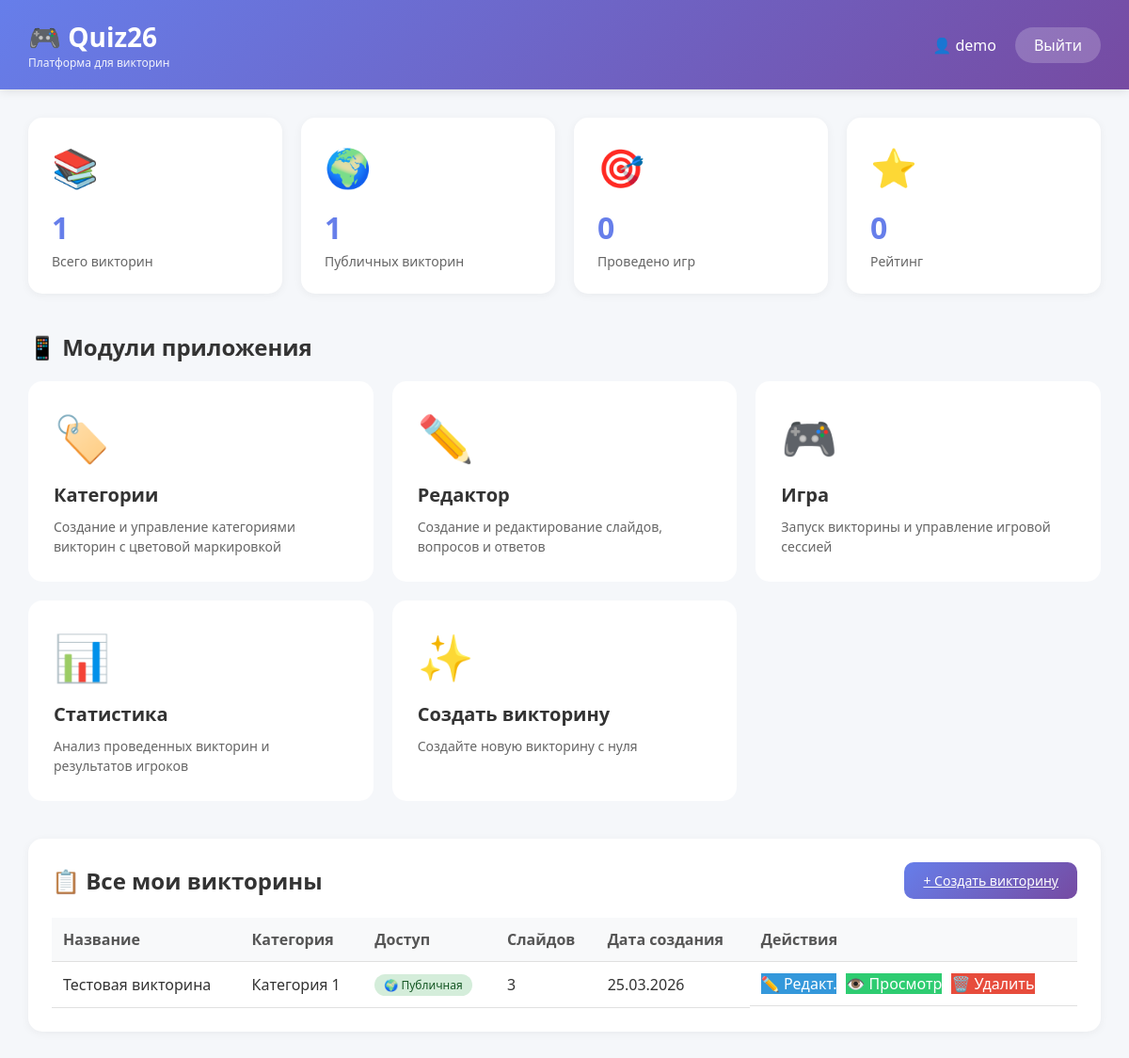
/dashboard.php (signed in), run on the app's committed database.
### tables this page shows
CREATE TABLE `quizzes` (
  `id` int(10) UNSIGNED NOT NULL,
  `user_id` int(10) UNSIGNED NOT NULL,
  `category_id` int(10) UNSIGNED DEFAULT NULL,
  `title` varchar(255) NOT NULL,
  `description` text DEFAULT NULL,
  `is_public` tinyint(1) DEFAULT 0,
  `tags` varchar(255) DEFAULT NULL,
  `slide_duration` int(10) UNSIGNED DEFAULT 30,
  `background_music` varchar(255) DEFAULT NULL,
  `created_at` timestamp NOT NULL DEFAULT current_timestamp(),
  `updated_at` timestamp NOT NULL DEFAULT current_timestamp() ON UPDATE current_timestamp()
);

### dashboard.php (the view, shortened to what this page needs)
<?php
require_once 'config/database.php';
$username = $_SESSION['username'];
$user_id = $_SESSION['user_id'];
$stats = [
    'total_quizzes' => 0,
    'public_quizzes' => 0,
    'total_games' => 0
];
$stmt = $conn->prepare("SELECT COUNT(*) as count FROM quizzes WHERE user_id = ?");
$stmt->bind_param("i", $user_id);
$stmt->execute();
$result = $stmt->get_result();
$stats['total_quizzes'] = $result->fetch_assoc()['count'];
$stmt = $conn->prepare("SELECT COUNT(*) as count FROM quizzes WHERE user_id = ? AND is_public = 1");
$stmt->bind_param("i", $user_id);
$stmt->execute();
$result = $stmt->get_result();
$stats['public_quizzes'] = $result->fetch_assoc()['count'];
$all_quizzes = [];
$stmt = $conn->prepare("SELECT * FROM quizzes WHERE user_id = ? ORDER BY created_at DESC");
$stmt->bind_param("i", $user_id);
$stmt->execute();
$result = $stmt->get_result();
while ($row = $result->fetch_assoc()) {
    $all_quizzes[] = $row;
}
?>
<!DOCTYPE html>
<html lang="ru">
<head>
</head>
<body>
    <div class="header">
        <div class="header-content">
            <div class="logo" onclick="window.location.href='dashboard.php'" style="cursor: pointer;">
                <h1>🎮 Quiz26</h1>
                <p>Платформа для викторин</p>
            </div>
            <div class="user-info">
                <span class="user-name">👤 <?php echo htmlspecialchars($username); ?></span>
                <a href="logout.php" class="logout-btn">Выйти</a>
            </div>
        </div>
    </div>
    <div class="container">
        <div class="stats-grid">
            <div class="stat-card">
                <div class="stat-icon">📚</div>
                <div class="stat-value"><?php echo $stats['total_quizzes']; ?></div>
                <div class="stat-label">Всего викторин</div>
            </div>
            <div class="stat-card">
                <div class="stat-icon">🌍</div>
                <div class="stat-value"><?php echo $stats['public_quizzes']; ?></div>
                <div class="stat-label">Публичных викторин</div>
            </div>
            <div class="stat-card">
                <div class="stat-icon">🎯</div>
                <div class="stat-value"><?php echo $stats['total_games']; ?></div>
                <div class="stat-label">Проведено игр</div>
            </div>
            <div class="stat-card">
                <div class="stat-icon">⭐</div>
                <div class="stat-value">0</div>
                <div class="stat-label">Рейтинг</div>
            </div>
        </div>
        <div class="modules-section">
            <h2 class="section-title">📱 Модули приложения</h2>
            <div class="modules-grid">
                <a href="#" class="module-card" onclick="showPlaceholder('Управление категориями')">
                    <div class="module-icon">🏷️</div>
                    <div class="module-title">Категории</div>
                    <div class="module-description">Создание и управление категориями викторин с цветовой маркировкой</div>
                </a>
                <a href="#" class="module-card" onclick="showPlaceholder('Редактор викторин')">
                    <div class="module-icon">✏️</div>
                    <div class="module-title">Редактор</div>
                    <div class="module-description">Создание и редактирование слайдов, вопросов и ответов</div>
                </a>
                <a href="#" class="module-card" onclick="showPlaceholder('Проведение игры')">
                    <div class="module-icon">🎮</div>
                    <div class="module-title">Игра</div>
                    <div class="module-description">Запуск викторины и управление игровой сессией</div>
                </a>
                <a href="#" class="module-card" onclick="showPlaceholder('Статистика')">
                    <div class="module-icon">📊</div>
                    <div class="module-title">Статистика</div>
                    <div class="module-description">Анализ проведенных викторин и результатов игроков</div>
                </a>
                <a href="create_quiz.php" class="module-card">
                    <div class="module-icon">✨</div>
                    <div class="module-title">Создать викторину</div>
                    <div class="module-description">Создайте новую викторину с нуля</div>
                </a>
            </div>
        </div>
        <div class="quizzes-section">
            <div class="quizzes-header">
                <h2 class="section-title" style="margin-bottom: 0;">📋 Все мои викторины</h2>
                <a href="create_quiz.php" class="btn-create">+ Создать викторину</a>
            </div>
            <div class="quizzes-table">
                <?php if (empty($all_quizzes)): ?>
                    <div class="empty-state">
                        <p>😊 У вас пока нет викторин</p>
                        <p style="font-size: 14px; margin-top: 10px;">Нажмите "Создать викторину", чтобы начать</p>
                    </div>
                <?php else: ?>
                    <table>
                        <thead>
                            <tr>
                                <th>Название</th>
                                <th>Категория</th>
                                <th>Доступ</th>
                                <th>Слайдов</th>
                                <th>Дата создания</th>
                                <th>Действия</th>
                            </tr>
                        </thead>
                        <tbody>
                            <?php foreach ($all_quizzes as $quiz):
                                $count_stmt = $conn->prepare("SELECT COUNT(*) as count FROM slides WHERE quiz_id = ?");
                                $count_stmt->bind_param("i", $quiz['id']);
                                $count_stmt->execute();
                                $count_result = $count_stmt->get_result();
                                $slide_count = $count_result->fetch_assoc()['count'];
                            ?>
                                <tr>
                                    <td><?php echo htmlspecialchars($quiz['title']); ?></td>
                                    <td><?php echo $quiz['category_id'] ? 'Категория ' . $quiz['category_id'] : '—'; ?></td>
                                    <td>
                                        <span class="status-badge <?php echo $quiz['is_public'] ? 'status-public' : 'status-private'; ?>">
                                            <?php echo $quiz['is_public'] ? '🌍 Публичная' : '🔒 Личная'; ?>
                                        </span>
                                    </td>
                                    <td><?php echo $slide_count; ?></td>
                                    <td><?php echo date('d.m.Y', strtotime($quiz['created_at'])); ?></td>
                                    <td class="quiz-actions">
                                        <a href="quiz_editor.php?id=<?php echo $quiz['id']; ?>&mode=edit" class="btn-edit" style="text-decoration: none; display: inline-block;">✏️ Редакт.</a>
                                        <a href="quiz_editor.php?id=<?php echo $quiz['id']; ?>&mode=preview" class="btn-play" style="text-decoration: none; display: inline-block;">👁️ Просмотр</a>
                                        <a href="?action=delete&quiz_id=<?php echo $quiz['id']; ?>" class="btn-delete" style="text-decoration: none; display: inline-block;" onclick="return confirm('Удалить викторину?')">🗑️ Удалить</a>
                                    </td>
                                </tr>
                            <?php endforeach; ?>
                        </tbody>
                    </table>
                <?php endif; ?>
            </div>
        </div>
    </div>
</body>
</html>

### dashboard.php (style rules this page uses)
* { margin: 0; padding: 0; box-sizing: border-box; }
body { font-family: 'Segoe UI', Tahoma, Geneva, Verdana, sans-serif; background: #f5f7fa; color: #333; }
.header { background: linear-gradient(135deg, #667eea 0%, #764ba2 100%); color: white; padding: 20px 30px; box-shadow: 0 2px 10px rgba(0, 0, 0, 0.1); }
.header-content { max-width: 1400px; margin: 0 auto; display: flex; justify-content: space-between; align-items: center; }
.logo h1 { font-size: 28px; cursor: pointer; }
.logo p { font-size: 12px; opacity: 0.9; }
.user-info { display: flex; align-items: center; gap: 20px; }
.user-name { font-weight: 500; }
.logout-btn { background: rgba(255, 255, 255, 0.2); padding: 8px 20px; border-radius: 20px; text-decoration: none; color: white; transition: all 0.3s; }
.container { max-width: 1400px; margin: 30px auto; padding: 0 30px; }
.stats-grid { display: grid; grid-template-columns: repeat(auto-fit, minmax(250px, 1fr)); gap: 20px; margin-bottom: 40px; }
.stat-card { background: white; border-radius: 15px; padding: 25px; box-shadow: 0 2px 10px rgba(0, 0, 0, 0.05); transition: transform 0.3s, box-shadow 0.3s; }
.stat-icon { font-size: 40px; margin-bottom: 15px; }
.stat-value { font-size: 32px; font-weight: bold; color: #667eea; margin-bottom: 5px; }
.stat-label { color: #666; font-size: 14px; }
.modules-section { margin-bottom: 40px; }
.section-title { font-size: 24px; margin-bottom: 20px; color: #333; }
.modules-grid { display: grid; grid-template-columns: repeat(auto-fit, minmax(280px, 1fr)); gap: 20px; }
.module-card { background: white; border-radius: 15px; padding: 25px; cursor: pointer; transition: all 0.3s; border: 2px solid transparent; text-decoration: none; color: inherit; display: block; }
.module-icon { font-size: 48px; margin-bottom: 15px; }
.module-title { font-size: 20px; font-weight: bold; margin-bottom: 10px; color: #333; }
.module-description { color: #666; font-size: 14px; line-height: 1.5; }
.quizzes-section { background: white; border-radius: 15px; padding: 25px; box-shadow: 0 2px 10px rgba(0, 0, 0, 0.05); }
.quizzes-header { display: flex; justify-content: space-between; align-items: center; margin-bottom: 20px; flex-wrap: wrap; gap: 15px; }
.btn-create { background: linear-gradient(135deg, #667eea 0%, #764ba2 100%); color: white; padding: 10px 20px; border: none; border-radius: 10px; cursor: pointer; font-size: 14px; font-weight: 500; transition: transform 0.2s; }
.quizzes-table { overflow-x: auto; }
table { width: 100%; border-collapse: collapse; }
th, td { padding: 12px; text-align: left; border-bottom: 1px solid #e0e0e0; }
th { background: #f8f9fa; font-weight: 600; color: #555; }
.quiz-actions { display: flex; gap: 10px; }
.btn-edit { background: #3498db; color: white; }
.btn-play { background: #2ecc71; color: white; }
.btn-delete { background: #e74c3c; color: white; }
.status-badge { display: inline-block; padding: 3px 10px; border-radius: 20px; font-size: 12px; font-weight: 500; }
.status-public { background: #d4edda; color: #155724; }

### data on the page
quizzes: title "Тестовая викторина", category "1", is_public "🌍 Публичная", slide_count "3", created_at "25.03.2026"

### other printed values
$username "demo"
$stats['total_quizzes'] "1"
$stats['public_quizzes'] "1"
$stats['total_games'] "0"
